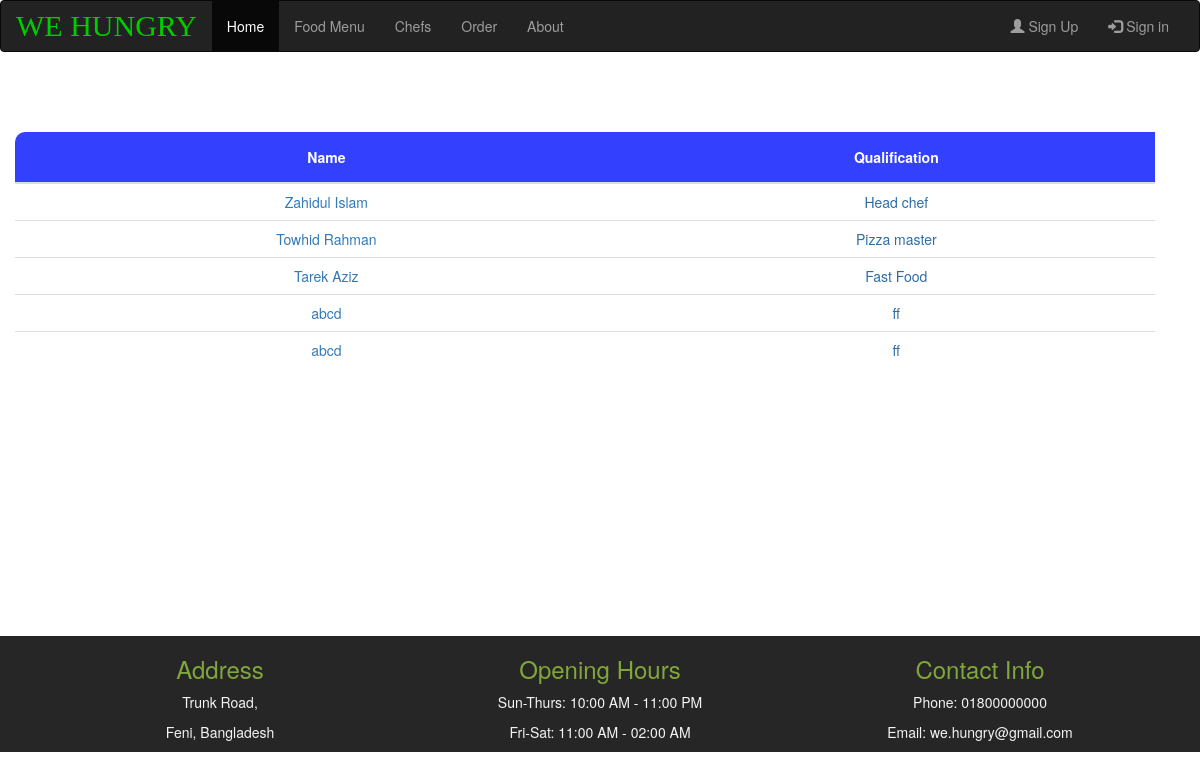
Screenshot of /chef-show.php with the database file from the repository.
### tables this page shows
CREATE TABLE `chef` (
  `id` int(11) NOT NULL AUTO_INCREMENT,
  `name` varchar(255) NOT NULL,
  `image` varchar(255) NOT NULL,
  `qualification` varchar(255) NOT NULL,
  PRIMARY KEY (`id`)
);

### src/database.php (called while the page is built, shortened)
<?php
function db_select($query){
    $con = db_connect();
    $rows = $con->query($query);
    $data=[];
    if($rows==null){
        echo "Database query failed";
        return $data;
    }else {
        $rows = $rows->fetch_all(MYSQLI_BOTH);
        foreach ($rows as $row){
            array_push($data,$row);
        }
    }
    return $data;
}
function db_connect(){
    $serverName="localhost";
    $userName="root";
    $password="";
    $dbName="resturant";
    $con= new mysqli($serverName,$userName,$password,$dbName);
    if($con->connect_errno){
        die("coonection failed".$con->connect_error);
    }else {
        return $con;
    }
}

### Public/chef-show.php (the view, shortened to what this page needs)
<?php
include_once '../layout/header.php';
include_once '../src/database.php';
$sql = "SELECT * FROM chef ;";
$res = db_select($sql);
?>
    <div class="table-responsive container row" style="margin-left: -30px;">
        <br>
        <br>
        <br>
        <table class="table">
            <thead>
            <tr>
                <th>Name</th>
                <th>Qualification</th>
            </tr>
            </thead>
            <tbody>
            <?php foreach ($res as $item): ?>
                <tr>
                    <td style="text-align: center">
                        <a class="edit" href="chef-profile.php?id=<?=$item['id']?>">
                            <?= $item['name'] ?>
                        </a></td>
                    <td style="text-align:center; color: #2e6da4"><?= $item['qualification'] ?></td>
                </tr>
            <?php endforeach; ?>
            </tbody>
        </table>
    </div>
<?php include_once '../layout/footer.php' ?>

### Public/chef-show.php (style rules this page uses)
.table thead { background-color: #3341FF; color: #fff; }
.table > thead > tr > th { padding: 15px 0; text-align: center; }
.table > thead > tr > th:first-child { border-top-left-radius: 10px; }

### rows the page displays
chef: name "Zahidul Islam", qualification "Head chef"
chef: name "Towhid Rahman", qualification "Pizza master"
chef: name "Tarek Aziz", qualification "Fast Food"
chef: name "abcd", qualification "ff"
chef: name "abcd", qualification "ff"
